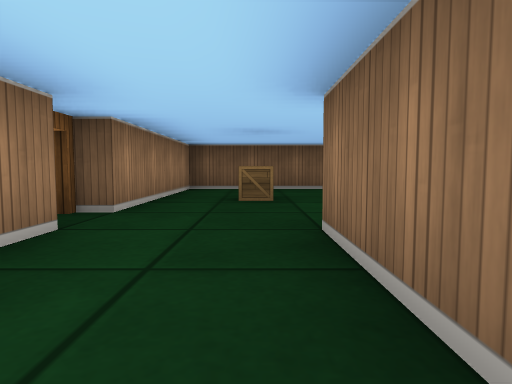
view 1 (above)

23 first-person views from a walk through a cub3D ray-caster map. The camera is about half as high as the walls, tilts 4° down and sees 75° across. The floor is counted in squares. Each view is taken from the middle of a square. On the plan, view 1 faces up. The plan holds only what a view shows up to about 9 squares ahead; the rest is blank.

view 2
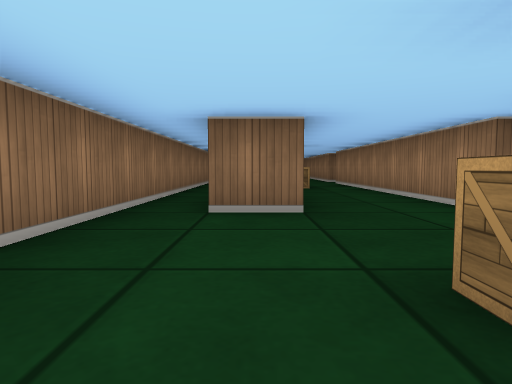

view 3
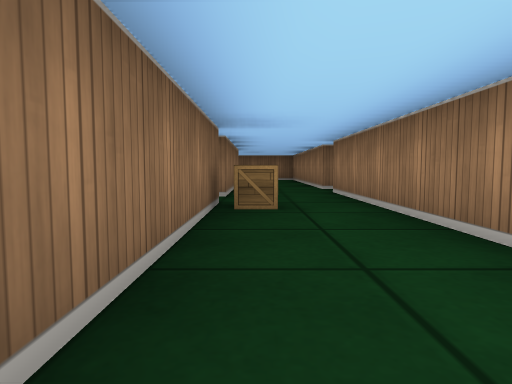

view 4
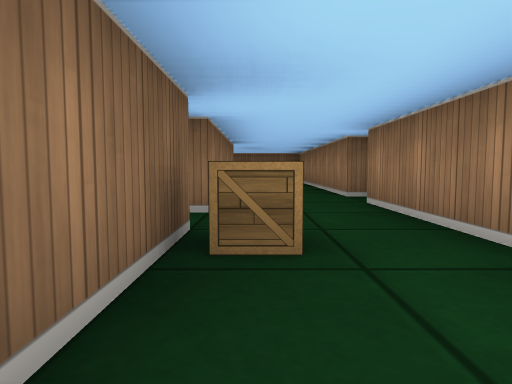

view 5
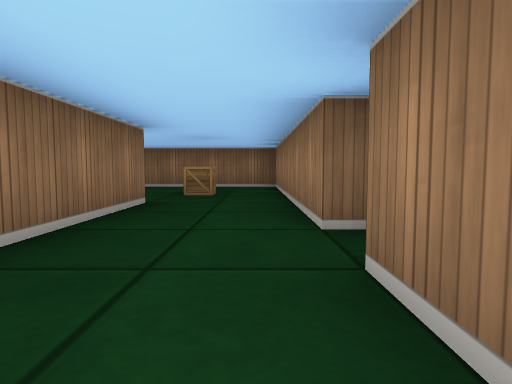

view 6
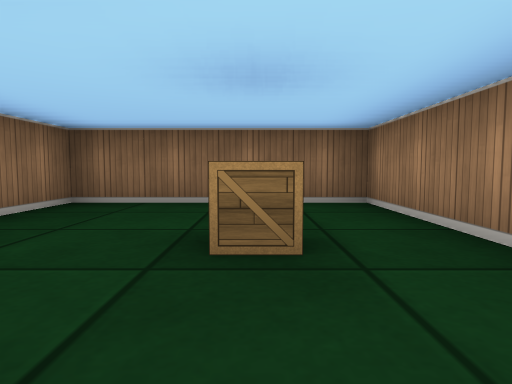

view 7
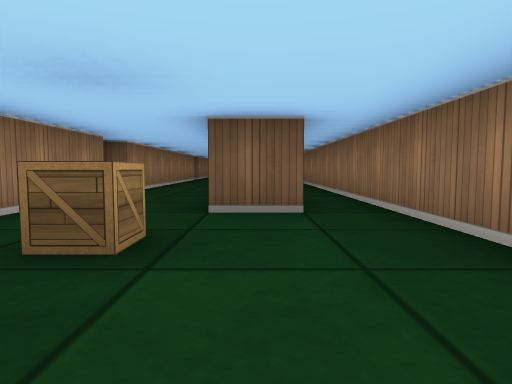

view 8
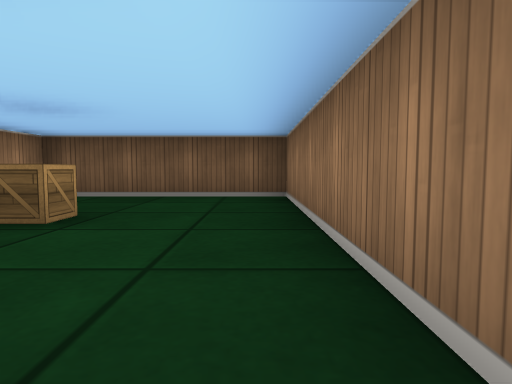

view 9
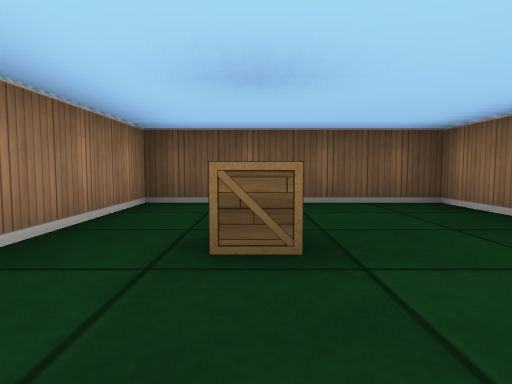

view 10
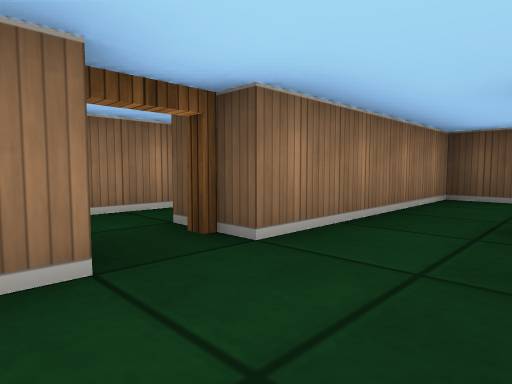

view 11
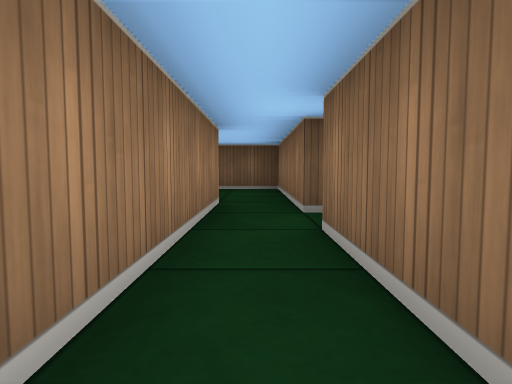

view 12
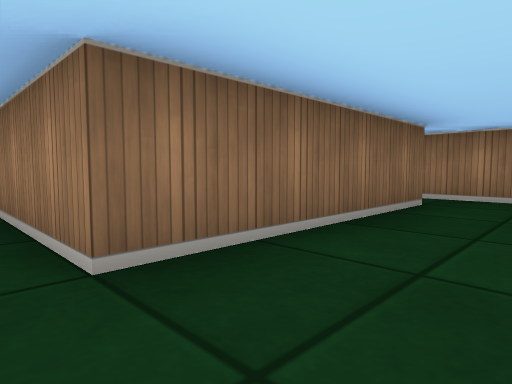

view 13
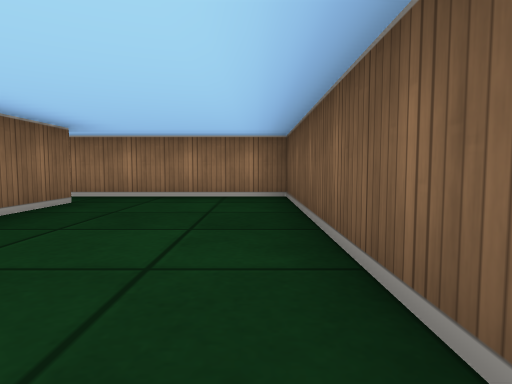

view 14
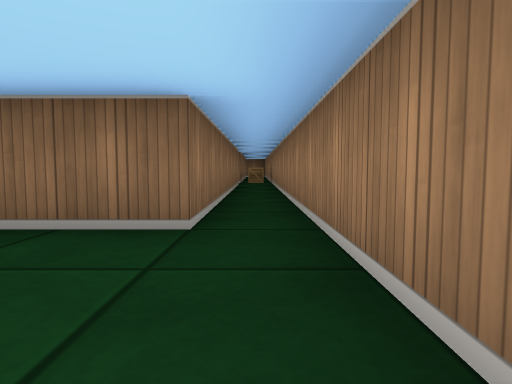

view 15
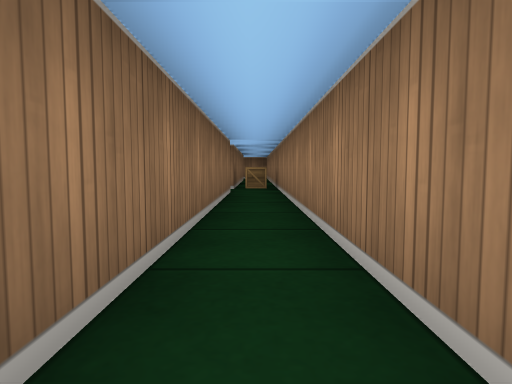

view 16
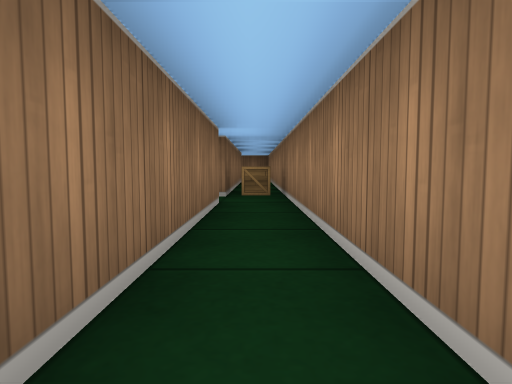

view 17
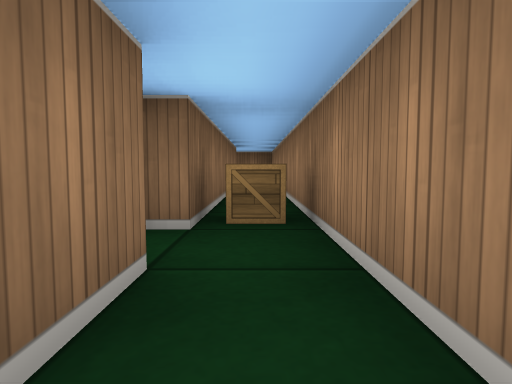

view 18
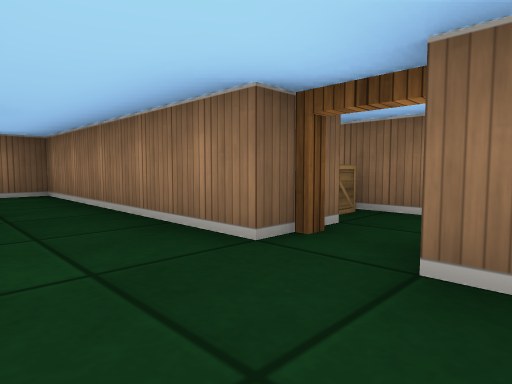

view 19
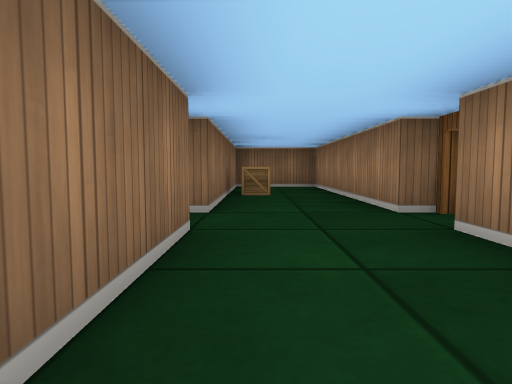

view 20
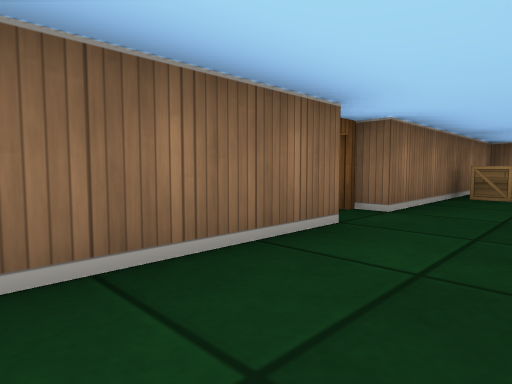

view 21
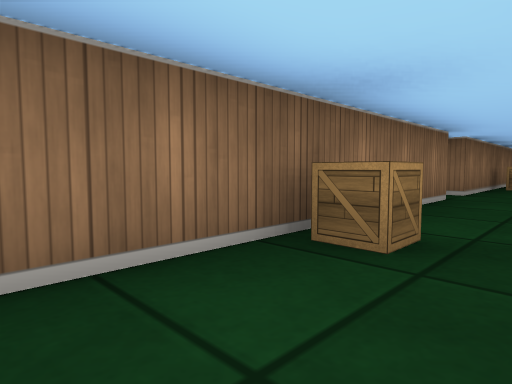

view 22
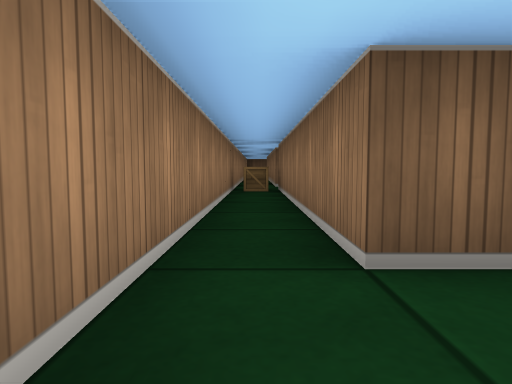

view 23
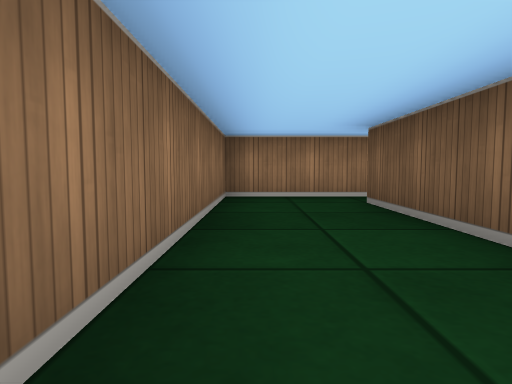

### Floor plan
Ten units are one square. View 1 is at (0, 0); x grows to the right and y downward. Boxes are objects, and circles mark ways between rooms. Rooms are numbered by the first view taken in them; rooms with no view inside come last. Other rooms are left out.
<svg viewBox="-90 -80 120 200">
<path fill="none" stroke="#000" d="M-15 55 -15 115 25 115 25 -25M5 25 5 -25M16 75 5 75 5 35M-15 -26 -15 45M5 -25 15 -25M25 -25 25 -75 -15 -75 -15 -35M-75 25 -75 -45M-49 95 -75 95 -75 35M-25 -6 -25 -25M-85 -45 -85 115 -36 115M-25 -35 -25 -45M-35 -45 -35 -6M-75 -45 -35 -45M-25 -45 -25 -72M-24 -75 -85 -75 -85 -45M-65 19 -65 25M-65 35 -65 85 -45 85 -45 35M-45 26 -45 -29"/>
<rect x="-5" y="85" width="10" height="10" fill="#bbb"><title>crate</title></rect>
<rect x="-5" y="15" width="10" height="10" fill="#bbb"><title>crate</title></rect>
<rect x="-5" y="-55" width="10" height="10" fill="#bbb"><title>crate</title></rect>
<rect x="-85" y="35" width="10" height="10" fill="#bbb"><title>crate</title></rect>
<rect x="-55" y="55" width="10" height="10" fill="#bbb"><title>crate</title></rect>
<rect x="-55" y="-15" width="10" height="10" fill="#bbb"><title>crate</title></rect>
<circle cx="3" cy="-23" r="3" fill="#2a7"/>
<circle cx="-20" cy="-30" r="3" fill="#2a7"/>
<circle cx="-20" cy="50" r="3" fill="#2a7"/>
<circle cx="-30" cy="-40" r="3" fill="#2a7"/>
<circle cx="-80" cy="-40" r="3" fill="#2a7"/>
<circle cx="-40" cy="30" r="3" fill="#2a7"/>
<circle cx="-70" cy="30" r="3" fill="#2a7"/>
<text x="0" y="50">1</text>
<text x="10" y="-50">2</text>
<text x="-80" y="50">3</text>
<text x="-60" y="-60">4</text>
<text x="-60" y="20">5</text>
</svg>
Room 1 opens to room 2. Room 1 opens to room 3. Room 3 opens to room 4. Room 3 opens to room 5.

Where each view was taken, in squares from view 1:
view 1: 0 up, 0 right, facing up
view 2: 6 up, 1 right, facing down
view 3: 2 up, 0 right, facing down
view 4: 0 up, 0 right, facing down
view 5: 3 down, 1 left, facing down
view 6: 7 down, 0 right, facing down
view 7: 11 down, 1 right, facing up
view 8: 2 up, 2 right, facing up
view 9: 3 up, 0 right, facing up
view 10: 2 up, 0 right, facing up-left
view 11: 0 up, 3 left, facing up
view 12: 6 up, 3 left, facing down-left
view 13: 7 up, 3 left, facing left
view 14: 7 up, 8 left, facing down
view 15: 4 up, 8 left, facing down
view 16: 2 up, 8 left, facing down
view 17: 1 down, 8 left, facing down
view 18: 2 down, 5 left, facing down-left
view 19: 0 up, 5 left, facing down
view 20: 0 up, 6 left, facing down-right
view 21: 3 up, 6 left, facing down-right
view 22: 11 down, 8 left, facing up
view 23: 11 down, 3 left, facing left
